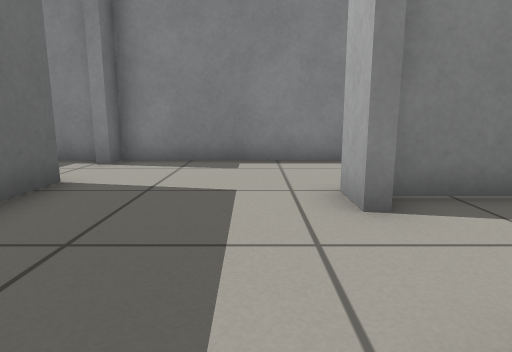
View 1 (above)

13 first-person views from a walk through a robot-simulator world made for Gazebo. The camera is 0.5 m above the floor, tilts 10° down and sees 75° across. The floor is counted in squares, 0.5 m on a side. Each view is taken from the middle of a square. On the plan, view 1 faces up. The plan holds only what a view shows up to about 12 squares ahead; the rest is blank. Robots are left out.

View 2
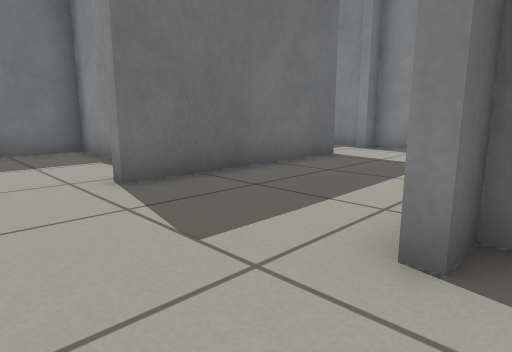

View 3
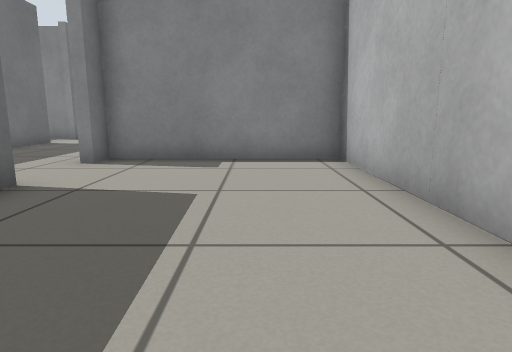

View 4
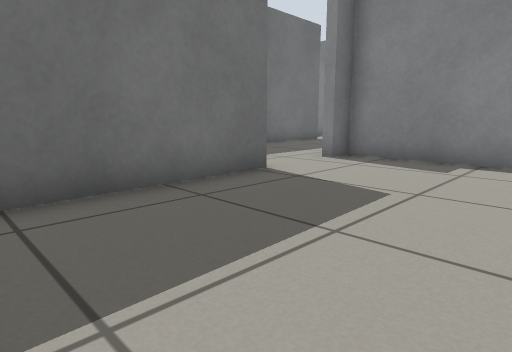

View 5
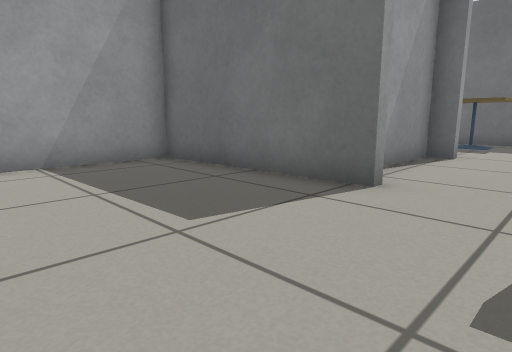

View 6
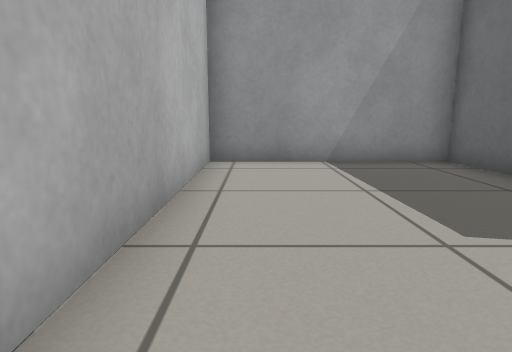

View 7
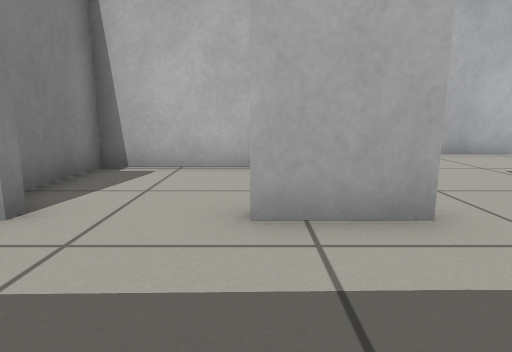

View 8
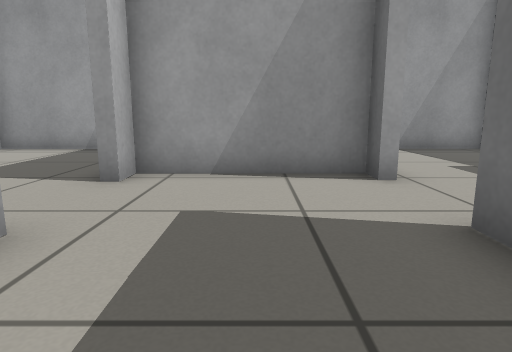

View 9
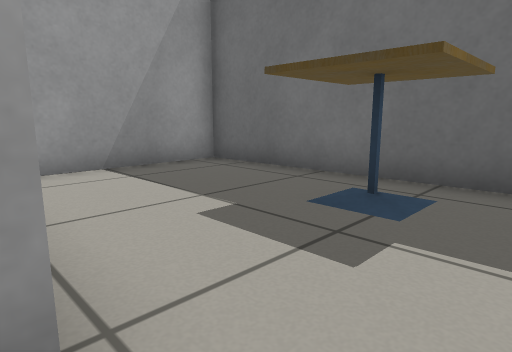

View 10
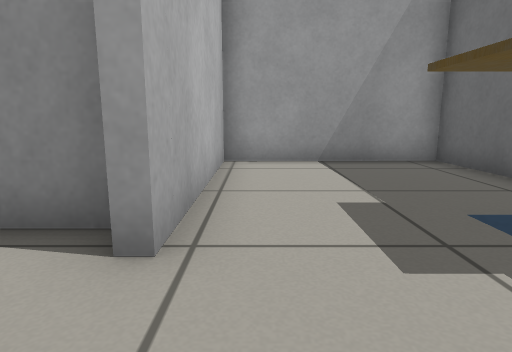

View 11
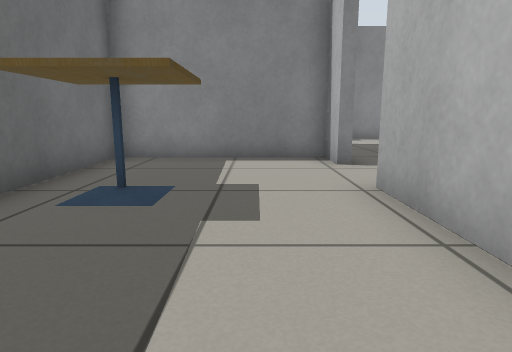

View 12
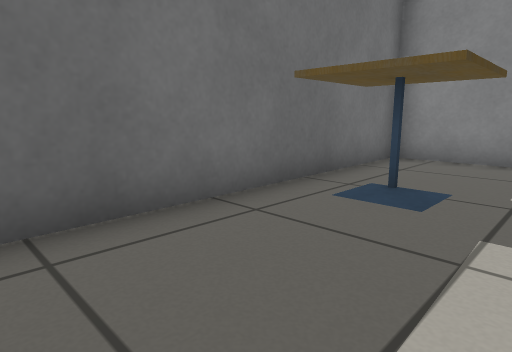

View 13
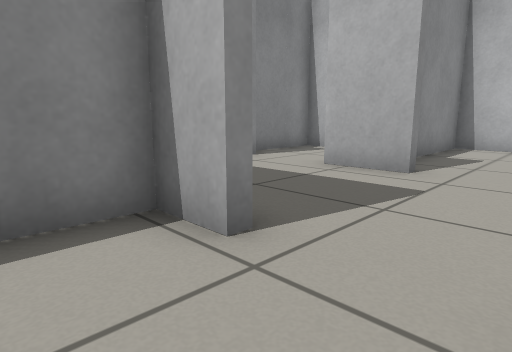

### Floor plan
Points are (right, up) in squares from view 1. A wall is a line through its corners. A room is listed if a view was taken in it or the views show most of it. See-through windows are left out.
Room 1 (views 1, 7)
walls: (1.2, -0.9) (1.2, 1.1); (-2.9, -3.3) (-2.9, -3.9) (1.2, -3.9); (-2.9, 1.5) (-2.9, -0.9)
ways out: opening at (1, -2) to room 2; opening at (-1, 0.5) to room 3; opening at (-3, -2) to room 4
Room 2 (views 2, 3, 4, 5, 6)
walls: (1.4, -3.1) (1.6, -8.5) (7, -8.4) (7.1, 0.2) (1.3, 0.2) (1.4, -0.8); (1.2, -3.9) (1.2, -3.1)
ways out: opening at (1, -2) to room 1
Room 3 (view 8)
walls: (4.7, 1) (4.7, 4.2) (1.6, 4.2); (-3, 3.5) (-2.9, 1.5)
ways out: opening at (-1, 0.5) to room 1; opening at (-0.5, 4)
Room 4 (views 9, 10, 11, 12, 13)
walls: (-2.9, -0.9) (-3.3, -0.9) (-3.3, 0.3) (-8.5, 0.3) (-8.2, -8.7) (-3.3, -8.6) (-3.3, -3.3) (-2.9, -3.3)
ways out: opening at (-3, -2) to room 1
objects: cafe table (-8, -4) to (-6, -3)

Where each view was taken, in squares from view 1:
view 1: 0 up, 0 right, facing up
view 2: 3 down, 2 right, facing up-left
view 3: 8 down, 5 right, facing up
view 4: 8 down, 6 right, facing up-left
view 5: 1 down, 6 right, facing down-left
view 6: 1 down, 6 right, facing down
view 7: 1 up, 2 left, facing right
view 8: 2 up, 1 left, facing down
view 9: 2 down, 3 left, facing down-left
view 10: 1 down, 4 left, facing down
view 11: 8 down, 5 left, facing up
view 12: 8 down, 5 left, facing up-left
view 13: 3 down, 5 left, facing up-right
